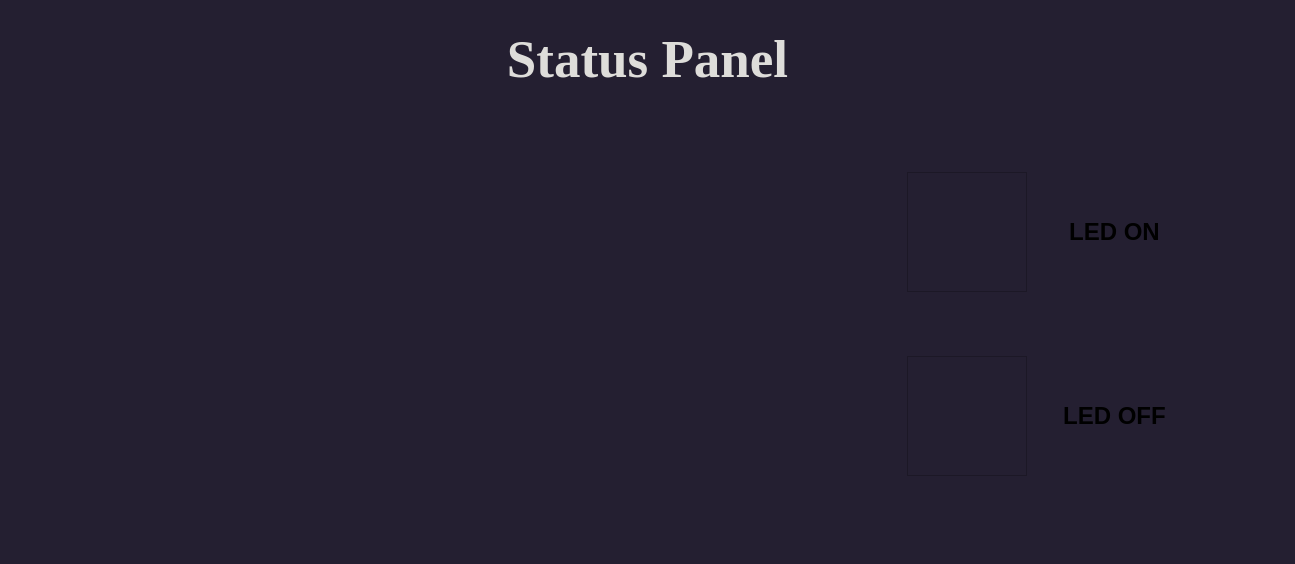
<?xml version="1.0" encoding="UTF-8"?>
<ui version="4.0">
 <class>carStatus_App</class>
 <widget class="QMainWindow" name="carStatus_App">
  <property name="geometry">
   <rect>
    <x>0</x>
    <y>0</y>
    <width>1295</width>
    <height>564</height>
   </rect>
  </property>
  <property name="minimumSize">
   <size>
    <width>960</width>
    <height>480</height>
   </size>
  </property>
  <property name="maximumSize">
   <size>
    <width>1920</width>
    <height>1080</height>
   </size>
  </property>
  <property name="windowTitle">
   <string>carStatus_App</string>
  </property>
  <property name="styleSheet">
   <string notr="true">background-color: #241F31;</string>
  </property>
  <widget class="QWidget" name="centralwidget">
   <layout class="QVBoxLayout" name="verticalLayout_2">
    <item>
     <widget class="QLabel" name="label_2">
      <property name="font">
       <font>
        <family>Times New Roman</family>
        <pointsize>40</pointsize>
        <bold>true</bold>
       </font>
      </property>
      <property name="styleSheet">
       <string notr="true">font-family: Times New Roman;
font-weight:bold;
color: rgb(222, 221, 218);
margin-top:20px;
margin-bottom:20px;
</string>
      </property>
      <property name="text">
       <string>Status Panel</string>
      </property>
      <property name="alignment">
       <set>Qt::AlignCenter</set>
      </property>
     </widget>
    </item>
    <item>
     <layout class="QHBoxLayout" name="horizontalLayout">
      <item>
       <layout class="QGridLayout" name="gridLayout">
        <item row="2" column="0">
         <spacer name="horizontalSpacer">
          <property name="orientation">
           <enum>Qt::Horizontal</enum>
          </property>
          <property name="sizeType">
           <enum>QSizePolicy::Fixed</enum>
          </property>
          <property name="sizeHint" stdset="0">
           <size>
            <width>100</width>
            <height>20</height>
           </size>
          </property>
         </spacer>
        </item>
        <item row="0" column="3">
         <spacer name="verticalSpacer">
          <property name="orientation">
           <enum>Qt::Vertical</enum>
          </property>
          <property name="sizeType">
           <enum>QSizePolicy::Preferred</enum>
          </property>
          <property name="sizeHint" stdset="0">
           <size>
            <width>10</width>
            <height>120</height>
           </size>
          </property>
         </spacer>
        </item>
        <item row="2" column="4">
         <widget class="QLabel" name="label">
          <property name="sizePolicy">
           <sizepolicy hsizetype="Expanding" vsizetype="Expanding">
            <horstretch>0</horstretch>
            <verstretch>0</verstretch>
           </sizepolicy>
          </property>
          <property name="minimumSize">
           <size>
            <width>120</width>
            <height>50</height>
           </size>
          </property>
          <property name="maximumSize">
           <size>
            <width>16777215</width>
            <height>200</height>
           </size>
          </property>
          <property name="font">
           <font>
            <pointsize>24</pointsize>
            <bold>true</bold>
           </font>
          </property>
          <property name="styleSheet">
           <string notr="true"/>
          </property>
          <property name="text">
           <string/>
          </property>
          <property name="alignment">
           <set>Qt::AlignLeading|Qt::AlignLeft|Qt::AlignVCenter</set>
          </property>
         </widget>
        </item>
        <item row="2" column="2">
         <spacer name="horizontalSpacer_2">
          <property name="orientation">
           <enum>Qt::Horizontal</enum>
          </property>
          <property name="sizeType">
           <enum>QSizePolicy::Fixed</enum>
          </property>
          <property name="sizeHint" stdset="0">
           <size>
            <width>5</width>
            <height>20</height>
           </size>
          </property>
         </spacer>
        </item>
        <item row="3" column="3">
         <spacer name="verticalSpacer_2">
          <property name="orientation">
           <enum>Qt::Vertical</enum>
          </property>
          <property name="sizeType">
           <enum>QSizePolicy::Expanding</enum>
          </property>
          <property name="sizeHint" stdset="0">
           <size>
            <width>10</width>
            <height>80</height>
           </size>
          </property>
         </spacer>
        </item>
        <item row="2" column="1">
         <widget class="QFrame" name="temp_frame">
          <property name="sizePolicy">
           <sizepolicy hsizetype="Expanding" vsizetype="Expanding">
            <horstretch>0</horstretch>
            <verstretch>0</verstretch>
           </sizepolicy>
          </property>
          <property name="minimumSize">
           <size>
            <width>240</width>
            <height>240</height>
           </size>
          </property>
          <property name="styleSheet">
           <string notr="true">border:transparent;</string>
          </property>
          <property name="frameShape">
           <enum>QFrame::StyledPanel</enum>
          </property>
          <property name="frameShadow">
           <enum>QFrame::Raised</enum>
          </property>
         </widget>
        </item>
        <item row="2" column="5">
         <spacer name="horizontalSpacer_3">
          <property name="orientation">
           <enum>Qt::Horizontal</enum>
          </property>
          <property name="sizeType">
           <enum>QSizePolicy::Expanding</enum>
          </property>
          <property name="sizeHint" stdset="0">
           <size>
            <width>150</width>
            <height>20</height>
           </size>
          </property>
         </spacer>
        </item>
       </layout>
      </item>
      <item>
       <spacer name="horizontalSpacer_6">
        <property name="orientation">
         <enum>Qt::Horizontal</enum>
        </property>
        <property name="sizeType">
         <enum>QSizePolicy::Fixed</enum>
        </property>
        <property name="sizeHint" stdset="0">
         <size>
          <width>80</width>
          <height>20</height>
         </size>
        </property>
       </spacer>
      </item>
      <item>
       <layout class="QVBoxLayout" name="verticalLayout">
        <item>
         <spacer name="verticalSpacer_4">
          <property name="orientation">
           <enum>Qt::Vertical</enum>
          </property>
          <property name="sizeHint" stdset="0">
           <size>
            <width>20</width>
            <height>40</height>
           </size>
          </property>
         </spacer>
        </item>
        <item>
         <layout class="QHBoxLayout" name="LED1_HorzLayout">
          <item>
           <widget class="QFrame" name="red_led_frame">
            <property name="minimumSize">
             <size>
              <width>120</width>
              <height>120</height>
             </size>
            </property>
            <property name="frameShape">
             <enum>QFrame::StyledPanel</enum>
            </property>
            <property name="frameShadow">
             <enum>QFrame::Raised</enum>
            </property>
           </widget>
          </item>
          <item>
           <spacer name="horizontalSpacer_4">
            <property name="orientation">
             <enum>Qt::Horizontal</enum>
            </property>
            <property name="sizeType">
             <enum>QSizePolicy::Fixed</enum>
            </property>
            <property name="sizeHint" stdset="0">
             <size>
              <width>30</width>
              <height>20</height>
             </size>
            </property>
           </spacer>
          </item>
          <item>
           <widget class="QLabel" name="LED1_Status">
            <property name="minimumSize">
             <size>
              <width>100</width>
              <height>50</height>
             </size>
            </property>
            <property name="font">
             <font>
              <pointsize>18</pointsize>
              <bold>true</bold>
             </font>
            </property>
            <property name="text">
             <string>LED ON</string>
            </property>
            <property name="alignment">
             <set>Qt::AlignCenter</set>
            </property>
           </widget>
          </item>
         </layout>
        </item>
        <item>
         <spacer name="verticalSpacer_3">
          <property name="orientation">
           <enum>Qt::Vertical</enum>
          </property>
          <property name="sizeHint" stdset="0">
           <size>
            <width>20</width>
            <height>40</height>
           </size>
          </property>
         </spacer>
        </item>
        <item>
         <layout class="QHBoxLayout" name="LED2_HorzLayout">
          <item>
           <widget class="QFrame" name="blue_led_frame">
            <property name="minimumSize">
             <size>
              <width>120</width>
              <height>120</height>
             </size>
            </property>
            <property name="frameShape">
             <enum>QFrame::StyledPanel</enum>
            </property>
            <property name="frameShadow">
             <enum>QFrame::Raised</enum>
            </property>
           </widget>
          </item>
          <item>
           <spacer name="horizontalSpacer_5">
            <property name="orientation">
             <enum>Qt::Horizontal</enum>
            </property>
            <property name="sizeType">
             <enum>QSizePolicy::Fixed</enum>
            </property>
            <property name="sizeHint" stdset="0">
             <size>
              <width>30</width>
              <height>20</height>
             </size>
            </property>
           </spacer>
          </item>
          <item>
           <widget class="QLabel" name="LED2_Status">
            <property name="minimumSize">
             <size>
              <width>100</width>
              <height>50</height>
             </size>
            </property>
            <property name="font">
             <font>
              <pointsize>18</pointsize>
              <bold>true</bold>
             </font>
            </property>
            <property name="text">
             <string>LED OFF</string>
            </property>
            <property name="alignment">
             <set>Qt::AlignCenter</set>
            </property>
           </widget>
          </item>
         </layout>
        </item>
        <item>
         <spacer name="verticalSpacer_5">
          <property name="orientation">
           <enum>Qt::Vertical</enum>
          </property>
          <property name="sizeHint" stdset="0">
           <size>
            <width>20</width>
            <height>40</height>
           </size>
          </property>
         </spacer>
        </item>
       </layout>
      </item>
      <item>
       <spacer name="horizontalSpacer_7">
        <property name="orientation">
         <enum>Qt::Horizontal</enum>
        </property>
        <property name="sizeType">
         <enum>QSizePolicy::Fixed</enum>
        </property>
        <property name="sizeHint" stdset="0">
         <size>
          <width>120</width>
          <height>20</height>
         </size>
        </property>
       </spacer>
      </item>
     </layout>
    </item>
   </layout>
  </widget>
  <widget class="QMenuBar" name="menubar">
   <property name="geometry">
    <rect>
     <x>0</x>
     <y>0</y>
     <width>1295</width>
     <height>22</height>
    </rect>
   </property>
  </widget>
  <widget class="QStatusBar" name="statusbar"/>
 </widget>
 <resources/>
 <connections/>
</ui>
